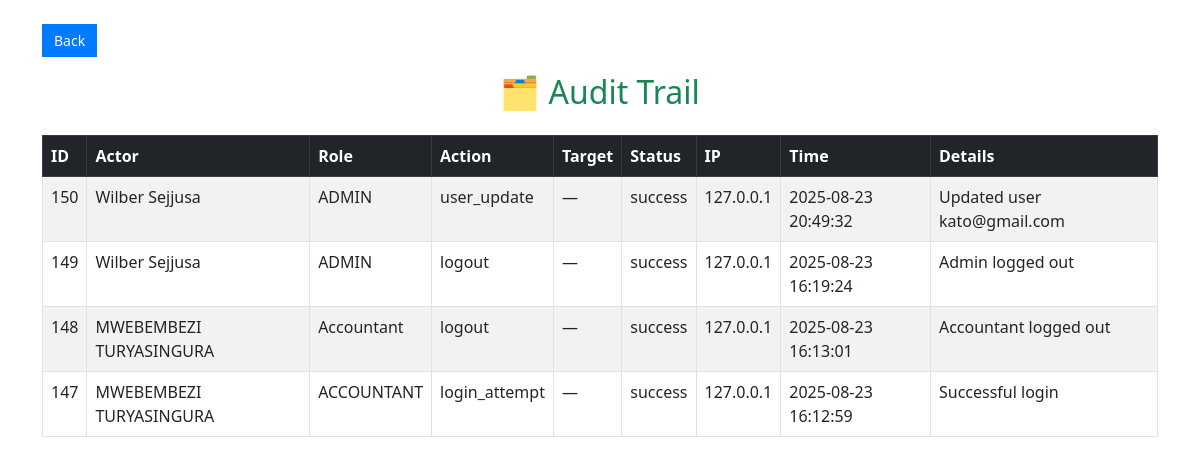
Page /admin/audit-trail (signed in) on the earlier database version.
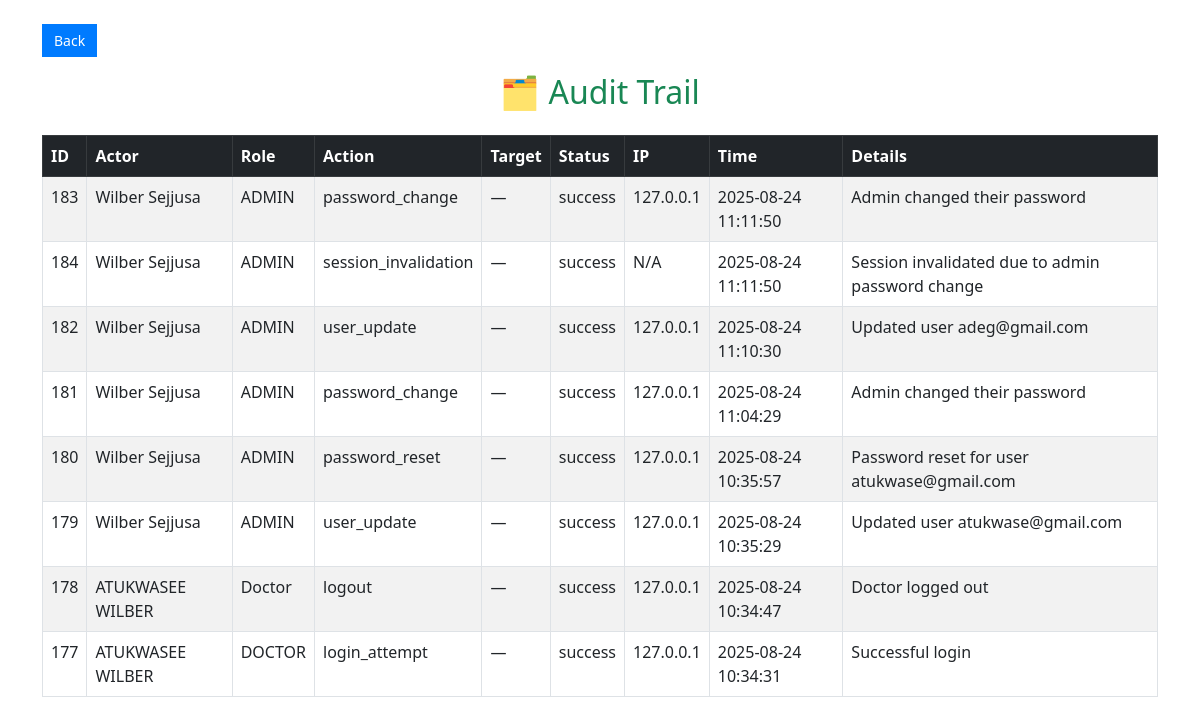
Same page on the later database version.
### tables this page shows
CREATE TABLE audit_trail (
    id INTEGER PRIMARY KEY AUTOINCREMENT,
    actor_id INTEGER NOT NULL,
    actor_role TEXT NOT NULL,
    first_name TEXT NOT NULL,
    last_name TEXT NOT NULL,
    action TEXT NOT NULL,
    target_user_id INTEGER,
    timestamp TEXT NOT NULL,
    details TEXT, status TEXT, ip_address TEXT,
    FOREIGN KEY (actor_id) REFERENCES users(id),
    FOREIGN KEY (target_user_id) REFERENCES users(id)
);

### routes/admin_routes.py (the view)
@admin_bp.route('/audit-trail')
def audit_trail():
    if 'admin_id' not in session:
        return redirect(url_for('admin.admin_login'))
    conn = get_db_connection()
    cursor = conn.cursor()
    cursor.execute("SELECT * FROM audit_trail ORDER BY timestamp DESC")
    entries = cursor.fetchall()
    conn.close()
    return render_template('admin/audit_trail.html', entries=entries)

### utils/db.py (called while the page is built)
def get_db_connection():
    db_path = os.path.join(os.path.dirname(__file__), '..', 'hospital.db')
    db_path = os.path.abspath(db_path)  # ensures full path
    conn = sqlite3.connect(db_path)
    conn.row_factory = sqlite3.Row  # allows dict-like access
    return conn

### templates/admin/audit_trail.html (shortened to what this page needs)
<!DOCTYPE html>
<html lang="en">
<head>
    <link href="https://cdn.jsdelivr.net/npm/bootstrap@5.3.0/dist/css/bootstrap.min.css" rel="stylesheet">
</head>
<body>
<div class="container mt-4">
    <button onclick="window.history.back()" class="back-btn mb-3 d-inline-block">Back</button>
    <h2 class="text-center text-success">🗂️ Audit Trail</h2>
    <table class="table table-bordered table-striped mt-4">
        <thead class="table-dark">
            <tr>
                <th>ID</th>
                <th>Actor</th>
                <th>Role</th>
                <th>Action</th>
                <th>Target</th>
                <th>Status</th>
                <th>IP</th>
                <th>Time</th>
                <th>Details</th>
            </tr>
        </thead>
        <tbody>
            {% for entry in entries %}
            <tr>
                <td>{{ entry[0] }}</td>
                <td>{{ entry[3] }} {{ entry[4] }}</td>
                <td>{{ entry[2] }}</td>
                <td>{{ entry[5] }}</td>
                <td>{{ entry[6] or '—' }}</td>
                <td>{{ entry[9] or '—' }}</td>
                <td>{{ entry[10] or '—' }}</td>
                <td>{{ entry[7] }}</td>
                <td>{{ entry[8] }}</td>
            </tr>
            {% endfor %}
        </tbody>
    </table>
</div>
</body>
</html>

### templates/admin/audit_trail.html (style rules this page uses)
.back-btn { background-color: #007BFF; color: white; border: none; padding: 6px 12px; font-size: 14px; text-decoration: none; }

Differences in the rows shown:
removed audit_trail: id "150", first_name "Wilber", last_name "Sejjusa", actor_role "ADMIN", action "user_update", entry "—", status "success", ip_address "127.0.0.1", timestamp "2025-08-23 20:49:32", details "Updated user kato@gmail.com"
removed audit_trail: id "149", first_name "Wilber", last_name "Sejjusa", actor_role "ADMIN", action "logout", entry "—", status "success", ip_address "127.0.0.1", timestamp "2025-08-23 16:19:24", details "Admin logged out"
removed audit_trail: id "148", first_name "MWEBEMBEZI", last_name "TURYASINGURA", actor_role "Accountant", action "logout", entry "—", status "success", ip_address "127.0.0.1", timestamp "2025-08-23 16:13:01", details "Accountant logged out"
removed audit_trail: id "147", first_name "MWEBEMBEZI", last_name "TURYASINGURA", actor_role "ACCOUNTANT", action "login_attempt", entry "—", status "success", ip_address "127.0.0.1", timestamp "2025-08-23 16:12:59", details "Successful login"
added audit_trail: id "183", first_name "Wilber", last_name "Sejjusa", actor_role "ADMIN", action "password_change", entry "—", status "success", ip_address "127.0.0.1", timestamp "2025-08-24 11:11:50", details "Admin changed their password"
added audit_trail: id "184", first_name "Wilber", last_name "Sejjusa", actor_role "ADMIN", action "session_invalidation", entry "—", status "success", ip_address "N/A", timestamp "2025-08-24 11:11:50", details "Session invalidated due to admin password change"
added audit_trail: id "182", first_name "Wilber", last_name "Sejjusa", actor_role "ADMIN", action "user_update", entry "—", status "success", ip_address "127.0.0.1", timestamp "2025-08-24 11:10:30", details "Updated user adeg@gmail.com"
added audit_trail: id "181", first_name "Wilber", last_name "Sejjusa", actor_role "ADMIN", action "password_change", entry "—", status "success", ip_address "127.0.0.1", timestamp "2025-08-24 11:04:29", details "Admin changed their password"
added audit_trail: id "180", first_name "Wilber", last_name "Sejjusa", actor_role "ADMIN", action "password_reset", entry "—", status "success", ip_address "127.0.0.1", timestamp "2025-08-24 10:35:57", details "Password reset for user atukwase@gmail.com"
added audit_trail: id "179", first_name "Wilber", last_name "Sejjusa", actor_role "ADMIN", action "user_update", entry "—", status "success", ip_address "127.0.0.1", timestamp "2025-08-24 10:35:29", details "Updated user atukwase@gmail.com"
added audit_trail: id "178", first_name "ATUKWASEE", last_name "WILBER", actor_role "Doctor", action "logout", entry "—", status "success", ip_address "127.0.0.1", timestamp "2025-08-24 10:34:47", details "Doctor logged out"
added audit_trail: id "177", first_name "ATUKWASEE", last_name "WILBER", actor_role "DOCTOR", action "login_attempt", entry "—", status "success", ip_address "127.0.0.1", timestamp "2025-08-24 10:34:31", details "Successful login"
